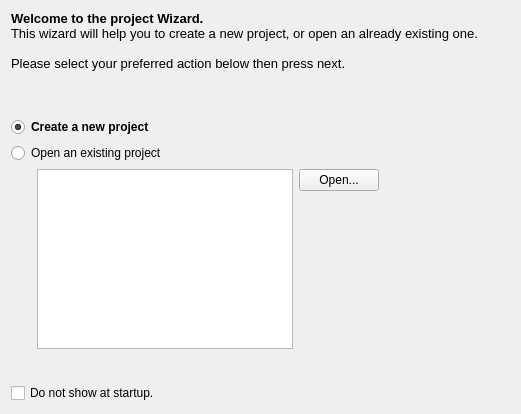
<?xml version="1.0" encoding="UTF-8"?>
<ui version="4.0">
 <class>WelcomePage</class>
 <widget class="QWidget" name="WelcomePage">
  <property name="geometry">
   <rect>
    <x>0</x>
    <y>0</y>
    <width>521</width>
    <height>414</height>
   </rect>
  </property>
  <property name="windowTitle">
   <string>Form</string>
  </property>
  <layout class="QGridLayout" name="gridLayout">
   <item row="0" column="0" colspan="4">
    <widget class="QLabel" name="label">
     <property name="text">
      <string>&lt;!DOCTYPE HTML PUBLIC &quot;-//W3C//DTD HTML 4.0//EN&quot; &quot;http://www.w3.org/TR/REC-html40/strict.dtd&quot;&gt;
&lt;html&gt;&lt;head&gt;&lt;meta name=&quot;qrichtext&quot; content=&quot;1&quot; /&gt;&lt;style type=&quot;text/css&quot;&gt;
p, li { white-space: pre-wrap; }
&lt;/style&gt;&lt;/head&gt;&lt;body style=&quot; font-family:'Sans Serif'; font-size:10pt; font-weight:400; font-style:normal;&quot;&gt;
&lt;table border=&quot;0&quot; style=&quot;-qt-table-type: root; margin-top:4px; margin-bottom:4px; margin-left:4px; margin-right:4px;&quot;&gt;
&lt;tr&gt;
&lt;td style=&quot;border: none;&quot;&gt;
&lt;p style=&quot; margin-top:0px; margin-bottom:0px; margin-left:0px; margin-right:0px; -qt-block-indent:0; text-indent:0px;&quot;&gt;&lt;span style=&quot; font-weight:600;&quot;&gt;Welcome to the project Wizard.&lt;/span&gt;&lt;/p&gt;
&lt;p style=&quot; margin-top:0px; margin-bottom:0px; margin-left:0px; margin-right:0px; -qt-block-indent:0; text-indent:0px;&quot;&gt;This wizard will help you to create a new project, or open an already existing one.&lt;/p&gt;
&lt;p style=&quot;-qt-paragraph-type:empty; margin-top:0px; margin-bottom:0px; margin-left:0px; margin-right:0px; -qt-block-indent:0; text-indent:0px;&quot;&gt;&lt;/p&gt;
&lt;p style=&quot; margin-top:0px; margin-bottom:0px; margin-left:0px; margin-right:0px; -qt-block-indent:0; text-indent:0px;&quot;&gt;Please select your preferred action below then press next.&lt;/p&gt;&lt;/td&gt;&lt;/tr&gt;&lt;/table&gt;&lt;/body&gt;&lt;/html&gt;</string>
     </property>
    </widget>
   </item>
   <item row="2" column="0" colspan="4">
    <widget class="QRadioButton" name="createRadioButton">
     <property name="font">
      <font>
       <weight>75</weight>
       <bold>true</bold>
      </font>
     </property>
     <property name="text">
      <string>Create a new project</string>
     </property>
     <property name="checked">
      <bool>true</bool>
     </property>
    </widget>
   </item>
   <item row="3" column="0" colspan="4">
    <widget class="QRadioButton" name="openRadioButton">
     <property name="text">
      <string>Open an existing project</string>
     </property>
    </widget>
   </item>
   <item row="6" column="1">
    <spacer name="verticalSpacer">
     <property name="orientation">
      <enum>Qt::Vertical</enum>
     </property>
     <property name="sizeHint" stdset="0">
      <size>
       <width>20</width>
       <height>40</height>
      </size>
     </property>
    </spacer>
   </item>
   <item row="1" column="1">
    <spacer name="verticalSpacer_2">
     <property name="orientation">
      <enum>Qt::Vertical</enum>
     </property>
     <property name="sizeType">
      <enum>QSizePolicy::Minimum</enum>
     </property>
     <property name="sizeHint" stdset="0">
      <size>
       <width>20</width>
       <height>40</height>
      </size>
     </property>
    </spacer>
   </item>
   <item row="4" column="1" rowspan="2">
    <widget class="QListWidget" name="projectsListWidget">
     <property name="sizePolicy">
      <sizepolicy hsizetype="Maximum" vsizetype="Maximum">
       <horstretch>0</horstretch>
       <verstretch>0</verstretch>
      </sizepolicy>
     </property>
    </widget>
   </item>
   <item row="4" column="2">
    <widget class="QPushButton" name="openPushButton">
     <property name="text">
      <string>Open...</string>
     </property>
    </widget>
   </item>
   <item row="5" column="2">
    <spacer name="verticalSpacer_3">
     <property name="orientation">
      <enum>Qt::Vertical</enum>
     </property>
     <property name="sizeHint" stdset="0">
      <size>
       <width>20</width>
       <height>40</height>
      </size>
     </property>
    </spacer>
   </item>
   <item row="4" column="3">
    <spacer name="horizontalSpacer">
     <property name="orientation">
      <enum>Qt::Horizontal</enum>
     </property>
     <property name="sizeHint" stdset="0">
      <size>
       <width>40</width>
       <height>20</height>
      </size>
     </property>
    </spacer>
   </item>
   <item row="4" column="0">
    <spacer name="horizontalSpacer_2">
     <property name="orientation">
      <enum>Qt::Horizontal</enum>
     </property>
     <property name="sizeType">
      <enum>QSizePolicy::Maximum</enum>
     </property>
     <property name="sizeHint" stdset="0">
      <size>
       <width>20</width>
       <height>20</height>
      </size>
     </property>
    </spacer>
   </item>
   <item row="7" column="0" colspan="4">
    <widget class="QCheckBox" name="hideStartupCheckBox">
     <property name="text">
      <string>Do not show at startup.</string>
     </property>
     <property name="checked">
      <bool>false</bool>
     </property>
    </widget>
   </item>
  </layout>
 </widget>
 <resources/>
 <connections/>
</ui>
